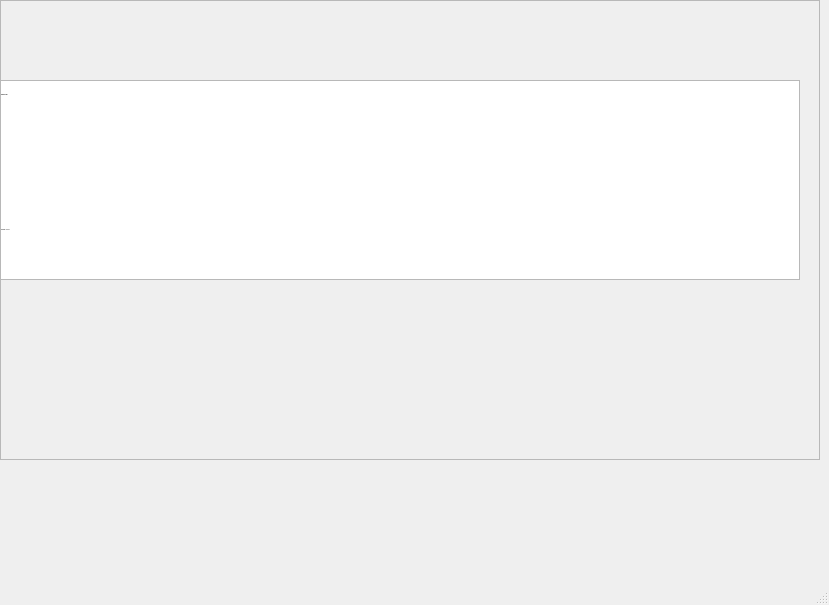
<?xml version="1.0" encoding="UTF-8"?>
<ui version="4.0">
 <class>MainWindow</class>
 <widget class="QMainWindow" name="MainWindow">
  <property name="geometry">
   <rect>
    <x>0</x>
    <y>0</y>
    <width>829</width>
    <height>605</height>
   </rect>
  </property>
  <property name="windowTitle">
   <string>MainWindow</string>
  </property>
  <widget class="QWidget" name="centralwidget">
   <widget class="QGraphicsView" name="graphicsView">
    <property name="geometry">
     <rect>
      <x>0</x>
      <y>80</y>
      <width>800</width>
      <height>200</height>
     </rect>
    </property>
   </widget>
   <widget class="QLabel" name="pos_label">
    <property name="geometry">
     <rect>
      <x>0</x>
      <y>80</y>
      <width>300</width>
      <height>30</height>
     </rect>
    </property>
    <property name="font">
     <font>
      <pointsize>1</pointsize>
      <bold>true</bold>
     </font>
    </property>
    <property name="text">
     <string>Posicion: 0.00m</string>
    </property>
   </widget>
   <widget class="QLabel" name="vel_label">
    <property name="geometry">
     <rect>
      <x>0</x>
      <y>0</y>
      <width>820</width>
      <height>460</height>
     </rect>
    </property>
    <property name="sizePolicy">
     <sizepolicy hsizetype="Expanding" vsizetype="Expanding">
      <horstretch>0</horstretch>
      <verstretch>0</verstretch>
     </sizepolicy>
    </property>
    <property name="font">
     <font>
      <pointsize>-1</pointsize>
      <bold>false</bold>
     </font>
    </property>
    <property name="focusPolicy">
     <enum>Qt::FocusPolicy::StrongFocus</enum>
    </property>
    <property name="styleSheet">
     <string notr="true"/>
    </property>
    <property name="frameShape">
     <enum>QFrame::Shape::StyledPanel</enum>
    </property>
    <property name="frameShadow">
     <enum>QFrame::Shadow::Sunken</enum>
    </property>
    <property name="text">
     <string>Velocidad: 0.00 m/s</string>
    </property>
   </widget>
  </widget>
  <widget class="QMenuBar" name="menubar">
   <property name="geometry">
    <rect>
     <x>0</x>
     <y>0</y>
     <width>829</width>
     <height>25</height>
    </rect>
   </property>
  </widget>
  <widget class="QStatusBar" name="statusbar"/>
 </widget>
 <resources/>
 <connections/>
</ui>
